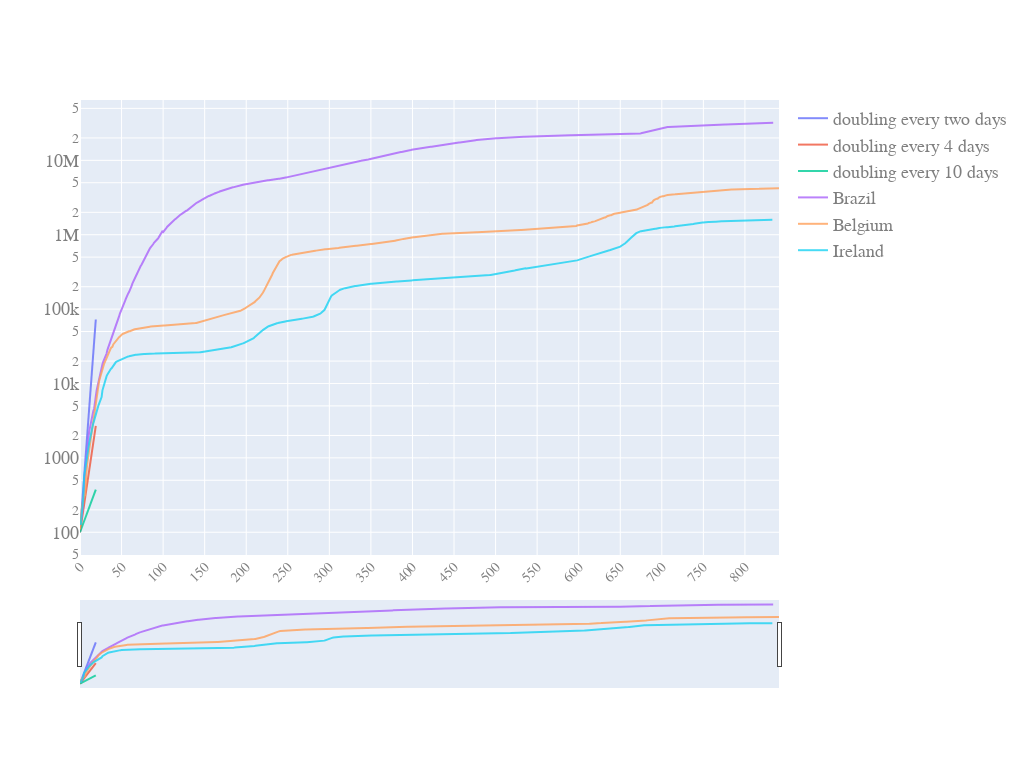

Notebook code cell kept with this figure:
### Code cell
quick_plot(pd_sync_timelines_w_slope.date,
           pd_sync_timelines_w_slope.iloc[:,0:6],
           y_scale='log',
           slider=True)

### Figure 1 — Plotly figure (JSON) as saved in the notebook; plotly's stock layout.template omitted (floating-point values rounded to 4 significant figures; data arrays with more than 128 entries replaced by an {"elided": "..."} marker saying what was removed)
{"data": [{"name": "doubling every two days", "opacity": 0.8, "type": "scatter", "x": {"elided": "842 int values"}, "y": {"elided": "842 float values"}}, {"name": "doubling every 4 days", "opacity": 0.8, "type": "scatter", "x": {"elided": "842 int values"}, "y": {"elided": "842 float values"}}, {"name": "doubling every 10 days", "opacity": 0.8, "type": "scatter", "x": {"elided": "842 int values"}, "y": {"elided": "842 float values"}}, {"name": "Brazil", "opacity": 0.8, "type": "scatter", "x": {"elided": "842 int values"}, "y": {"elided": "842 int values"}}, {"name": "Belgium", "opacity": 0.8, "type": "scatter", "x": {"elided": "842 int values"}, "y": {"elided": "842 int values"}}, {"name": "Ireland", "opacity": 0.8, "type": "scatter", "x": {"elided": "842 int values"}, "y": {"elided": "842 int values"}}], "layout": {"autosize": true, "font": {"color": "#7f7f7f", "family": "PT Sans, monospace", "size": 18}, "height": 768, "width": 1024, "xaxis": {"nticks": 20, "rangeslider": {"visible": true}, "tickangle": -45, "tickfont": {"color": "#7f7f7f", "size": 14}}, "yaxis": {"type": "log"}}}
